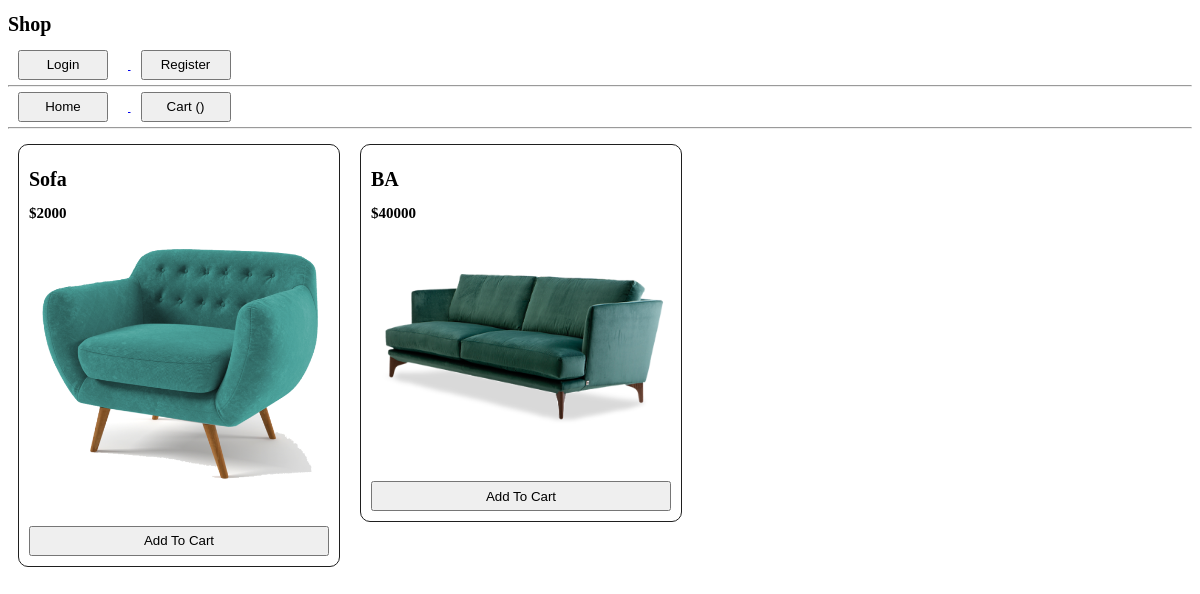
Before: / with the older database file.
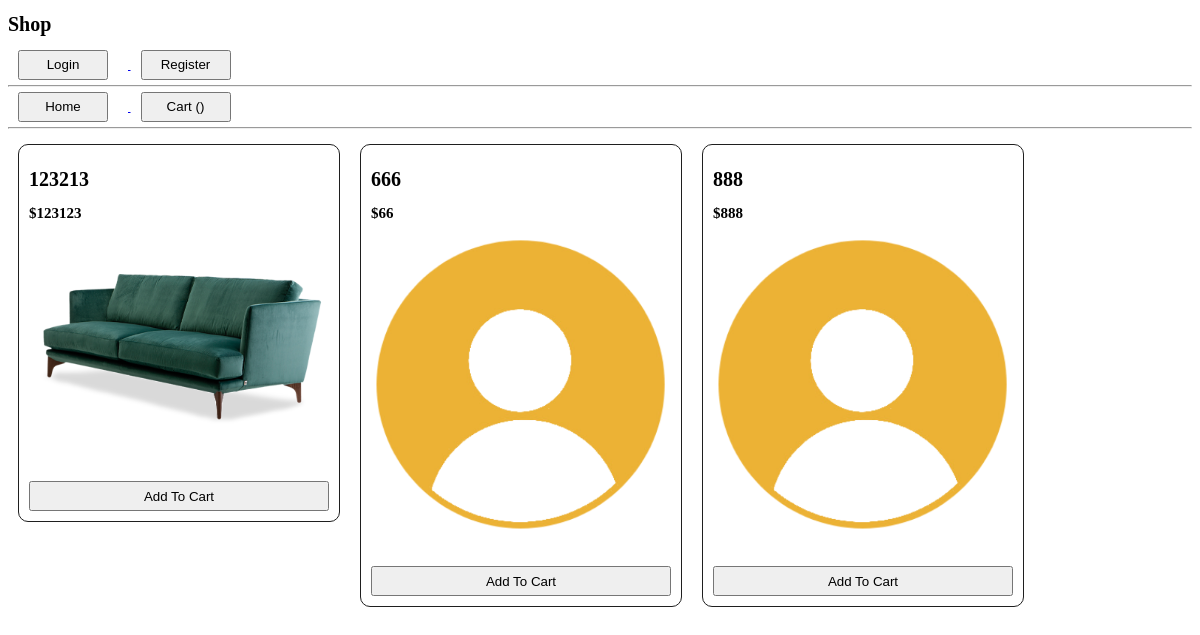
After: the same page with the newer database file.
### main/models.py (models this page shows, shortened)
class Products(models.Model):
    name = models.CharField("Product name", max_length = 255)
    price = models.PositiveBigIntegerField("Product Price")
    img = models.ImageField("Product image")

### main/views.py (the view)
# urls.py: path("", views.index, name = "index"),
def index(request):
	product_list = Products.objects.all()
	if request.method == "POST":
		prod_id = request.POST.get("id")
		my_prod = Products.objects.get(id = prod_id)
		user = User.objects.get(username = request.user.username)
		user.cart_prod.add(my_prod)
		user.save()
	return render(request, "main/index.html", context = {
		"product_list": product_list,
    })

### main/templates/main/index.html (shortened to what this page needs)
{% load static %}
<!DOCTYPE html>
<html lang="en">
<head>
    <link rel="stylesheet" href="{% static  'main/css/style.css' %}">
</head>
<body>
  <h1> Shop </h1>
  {% if user.is_authenticated %}
    <h1><a href="{% url 'logout'%}"> {{user.username}} </a></h1>
  {% else %}
    <a href = "{% url 'login' %}" ><button> Login </button> </a>
    <a href = "{% url 'register' %}" ><button> Register </button> </a>
  {% endif %}
  <hr>
  <a href = "{% url 'index' %}" ><button> Home </button> </a>
  <a href = "{% url 'cart' %}" ><button> Cart ({{cart_count}}) </button> </a>
  <hr>
  <div class = "obsh">
    {% for i in product_list%}
      <div>
        <h1> {{ i.name }} </h1>
        <h2> ${{ i.price }} </h2>
        <img width="300px" src="{{ i.img.url }}" alt="">
        <form method="post">
          <button type="submit" value = "{{ i.id }}" name = "id"> Add To Cart</button>
        </form>
      </div>
    {% endfor %}
  </div>
</body>
</html>

### main/static/main/css/style.css (style rules this page uses)
html { font-size: 10px; }
a { margin-bottom: 2rem; }
a button { width: 9rem; height: 3rem; margin-right: 2rem; margin-left: 1rem; }
.obsh { width: 100%; height: 100vh; overflow-y: auto; overflow-x: hidden; display: flex; justify-content: start; align-items: start; flex-wrap: wrap; }
.obsh div { margin: 10px; border: 1px solid #1f1f1f; border-radius: 10px; padding: 1rem; }
.obsh div form button { width: 100%; height: 3rem; margin-top: 3rem; }

Changed rows visible on the page:
removed Products: name "Sofa", price "2000", img (picture), {{ i.id }} 4 (drawn)
removed Products: name "BA", price "40000", img (picture), {{ i.id }} 5 (drawn)
added Products: name "123213", price "123123", img (picture), {{ i.id }} 2 (drawn)
added Products: name "666", price "66", img (placeholder picture), {{ i.id }} 3 (drawn)
added Products: name "888", price "888", img (placeholder picture), {{ i.id }} 4 (drawn)
